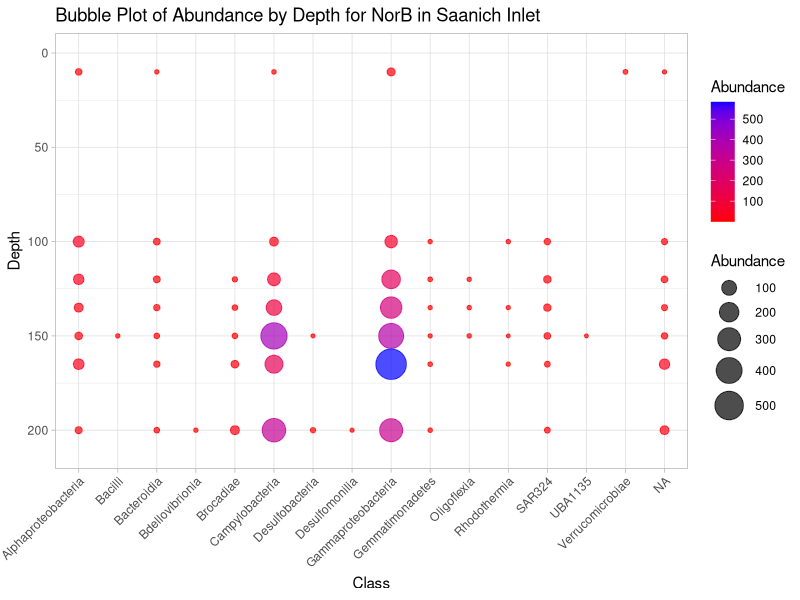
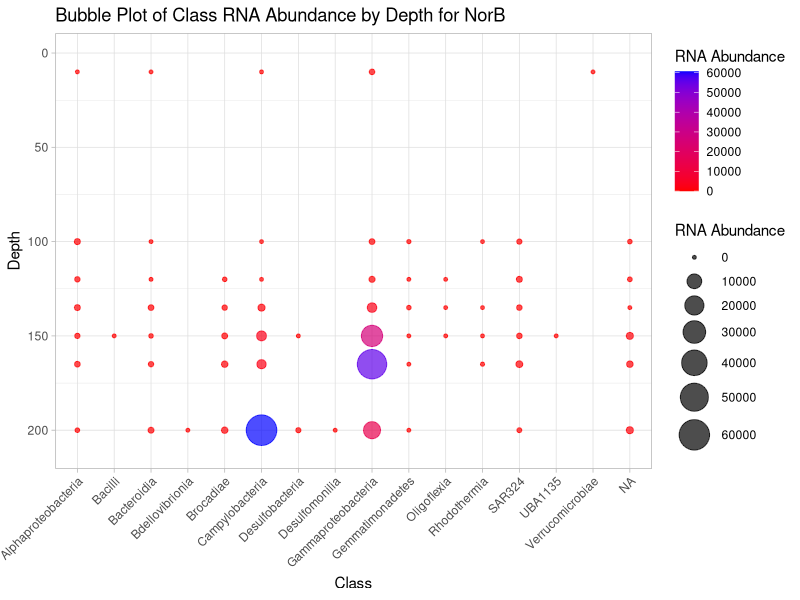
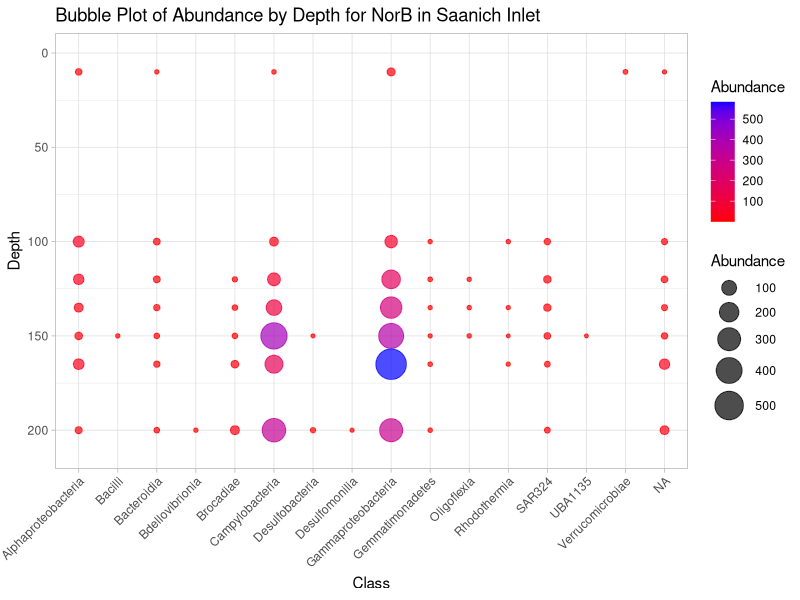
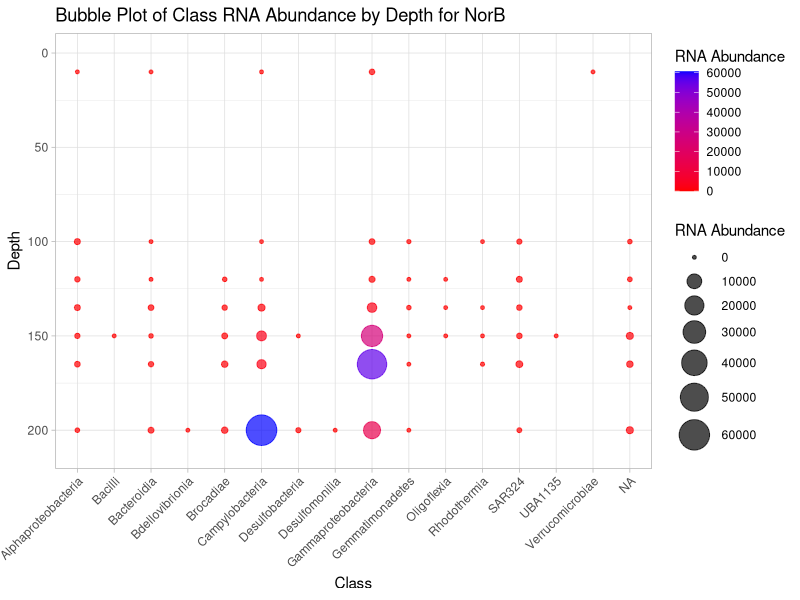

Write R code to recreate these figures, in order.
library(tidyverse)
library(dplyr)


#CLASS
# load all DNA classifications from the different depths
ten <- read.delim("classifications10.tsv", sep = '\t', header = TRUE) 
onehundred <- read.delim("classifications100.tsv", sep = '\t', header = TRUE)
onetwenty <- read.delim("classifications120.tsv", sep = '\t', header = TRUE)
onethirtyfive <- read.delim("classifications135.tsv", sep = '\t', header = TRUE)
onefifty <- read.delim("classifications150.tsv", sep = '\t', header = TRUE)
onesixtyfive <- read.delim("classifications165.tsv", sep = '\t', header = TRUE)
twohundred <- read.delim("classifications200.tsv", sep = '\t', header = TRUE)

# merge classification.tsv from all depths 
merged_data <- rbind(ten, onehundred, onetwenty, onethirtyfive, onefifty, onesixtyfive, twohundred)

# Split the Sample column
merged_data <- merged_data %>%
  separate(Sample, into = c("Sample", "Depth", "extra"), sep = "_", remove = FALSE) %>%
  select(-extra) %>%  # Remove the 'extra' column
  mutate(Depth = as.numeric(gsub("m", "", Depth))) %>% # Remove 'm' and convert to numeric
  separate(Taxonomy, into = c("Root", "Domain", "Phylum", "Class", "Order", "Family", "Genus", "Species"), sep = ";", fill = "right") %>%
  select(-Root)  # Remove the 'Root' column

NorB_data <- merged_data %>%
  filter(Marker == "NorB")

# Sum Abundance by Sample, Phylum, and Depth
data_taxa <- NorB_data %>%
  group_by(Sample, Class, Depth) %>%
  summarise(Abundance = sum(Abundance, na.rm = TRUE), .groups = "drop") %>%
  mutate(Class = gsub("c__", "", Class))

# Make Bubble Plot
ggplot(data_taxa, aes(x = Class, y = Depth)) +
  geom_point(aes(size = Abundance, color = Abundance), alpha = 0.7) +  # Map color to Abundance
  scale_y_reverse(limits = c(210, 0)) +  # Shallow at top, deep at bottom
  scale_color_gradient(low = "red", high = "blue") +  # Gradient from red (low) to blue (high)
  scale_size(range = c(1, 10)) +
  theme_light() +
  labs(title = "Bubble Plot of Abundance by Depth for NorB in Saanich Inlet",
       x = "Class",
       y = "Depth",
       size = "Abundance") +
  theme(axis.text.x = element_text(angle = 45, hjust = 1))

# save plot
ggsave("NorB_BubblePlot.jpg")

sum(is.na(NorB_data$Class))
sum(is.na(NorB_data$Genus))
sum(is.na(NorB_data$Species))


#Metatranscriptomics

# load all DNA classifications from the different depths
tenRNA <- read.delim("classifications10RNA.tsv", sep = '\t', header = TRUE) 
onehundredRNA <- read.delim("classifications100RNA.tsv", sep = '\t', header = TRUE)
onetwentyRNA <- read.delim("classifications120RNA.tsv", sep = '\t', header = TRUE)
onethirtyfiveRNA <- read.delim("classifications135RNA.tsv", sep = '\t', header = TRUE)
onefiftyRNA <- read.delim("classifications150RNA.tsv", sep = '\t', header = TRUE)
onesixtyfiveRNA <- read.delim("classifications165RNA.tsv", sep = '\t', header = TRUE)
twohundredRNA <- read.delim("classifications200RNA.tsv", sep = '\t', header = TRUE)


# merge classification.tsv from all depths 
merged_dataRNA <- rbind(tenRNA, onehundredRNA, onetwentyRNA, onethirtyfiveRNA, onefiftyRNA, onesixtyfiveRNA, twohundredRNA)

# Split the Sample column
merged_dataRNA <- merged_dataRNA %>%
  separate(Sample, into = c("Sample", "Depth", "extra"), sep = "_", remove = FALSE) %>%
  select(-extra) %>%  # Remove the 'extra' column
  mutate(Depth = as.numeric(gsub("m", "", Depth))) %>% # Remove 'm' and convert to numeric
  separate(Taxonomy, into = c("Root", "Domain", "Phylum", "Class", "Order", "Family", "Genus", "Species"), sep = ";", fill = "right") %>%
  select(-Root)  # Remove the 'Root' column

NorB_RNAdata <- merged_dataRNA %>%
  filter(Marker == "NorB")

# Sum Abundance by Sample, Phylum, and Depth
RNAdata_taxa <- NorB_RNAdata %>%
  group_by(Sample, Class, Depth) %>%
  summarise(Abundance = sum(Abundance, na.rm = TRUE), .groups = "drop") %>%
  mutate(Class = gsub("c__", "", Class))

# Make Bubble Plot
ggplot(RNAdata_taxa, aes(x = Class, y = Depth)) +
  geom_point(aes(size = Abundance, color = Abundance), alpha = 0.7) +  # Map color to Abundance
  scale_y_reverse(limits = c(210, 0)) +  # Shallow at top, deep at bottom
  scale_color_gradient(low = "red", high = "blue") +  # Gradient from red (low) to blue (high)
  scale_size(range = c(1, 10)) +
  theme_light() +
  labs(title = "Bubble Plot of Class RNA Abundance by Depth for NorB",
       x = "Class",
       y = "Depth",
       size = "RNA Abundance",
       color = "RNA Abundance") +  # Label for color legend
  theme(axis.text.x = element_text(angle = 45, hjust = 1))

ggsave("NorB_BubblePlotRNA.jpg")


